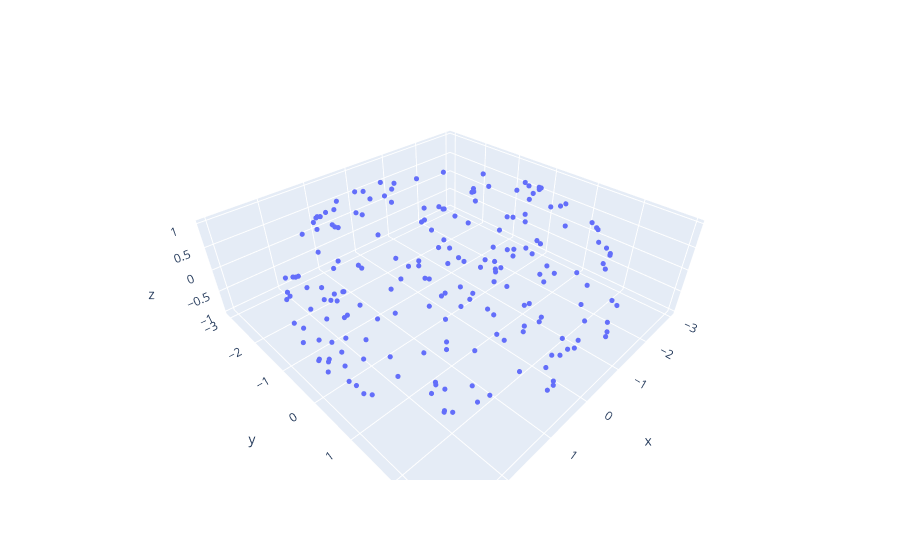

Notebook code cell kept with this figure:
### Markdown cell above
### Torus

Here's a point cloud sampled from a torus, with inner radius $r=1$ and outer radius $R=2$. 


<a href="https://en.wikipedia.org/wiki/Torus" target="_blank"><img src="https://upload.wikimedia.org/wikipedia/commons/thumb/1/17/Tesseract_torus.png/960px-Tesseract_torus.png" alt="Annulus diagram: Credit, wikipedia" width="300"></a><br>
*Image: Wikipedia*

### Code cell
P_torus = gPC.Torus(200)
fig = px.scatter_3d(x=P_torus[:,0], y=P_torus[:,1], z=P_torus[:,2])
fig.update_traces(marker=dict(size=3))
fig.show()

### Figure 1 — Plotly figure (JSON) as saved in the notebook; plotly's stock layout.template omitted (floating-point values rounded to 4 significant figures; data arrays with more than 128 entries replaced by an {"elided": "..."} marker saying what was removed)
{"data": [{"hovertemplate": "x=%{x}<br>y=%{y}<br>z=%{z}<extra></extra>", "legendgroup": "", "marker": {"color": "#636efa", "size": 3, "symbol": "circle"}, "mode": "markers", "name": "", "scene": "scene", "showlegend": false, "type": "scatter3d", "x": {"elided": "200 float values"}, "y": {"elided": "200 float values"}, "z": {"elided": "200 float values"}}], "layout": {"legend": {"tracegroupgap": 0}, "margin": {"t": 60}, "scene": {"domain": {"x": [0, 1], "y": [0, 1]}, "xaxis": {"title": {"text": "x"}}, "yaxis": {"title": {"text": "y"}}, "zaxis": {"title": {"text": "z"}}}}}
